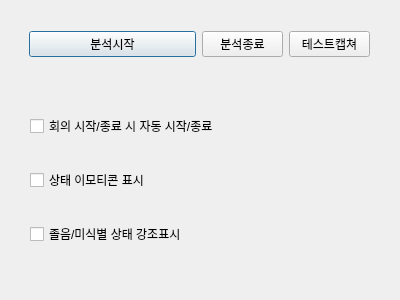
<?xml version="1.0" encoding="UTF-8"?>
<ui version="4.0">
 <class>Dialog</class>
 <widget class="QDialog" name="Dialog">
  <property name="geometry">
   <rect>
    <x>0</x>
    <y>0</y>
    <width>400</width>
    <height>300</height>
   </rect>
  </property>
  <property name="windowTitle">
   <string>온라인 학습자 태도분석</string>
  </property>
  <widget class="QWidget" name="horizontalLayoutWidget">
   <property name="geometry">
    <rect>
     <x>29</x>
     <y>29</y>
     <width>341</width>
     <height>31</height>
    </rect>
   </property>
   <layout class="QHBoxLayout" name="horizontalLayout">
    <item>
     <widget class="QPushButton" name="analysisStartBtn">
      <property name="minimumSize">
       <size>
        <width>167</width>
        <height>0</height>
       </size>
      </property>
      <property name="text">
       <string>분석시작</string>
      </property>
     </widget>
    </item>
    <item>
     <widget class="QPushButton" name="analysisEndBtn">
      <property name="text">
       <string>분석종료</string>
      </property>
     </widget>
    </item>
    <item>
     <widget class="QPushButton" name="captureBtn">
      <property name="text">
       <string>테스트캡쳐</string>
      </property>
     </widget>
    </item>
   </layout>
  </widget>
  <widget class="QWidget" name="verticalLayoutWidget">
   <property name="geometry">
    <rect>
     <x>30</x>
     <y>90</y>
     <width>341</width>
     <height>181</height>
    </rect>
   </property>
   <layout class="QVBoxLayout" name="verticalLayout">
    <item>
     <widget class="QCheckBox" name="autoStartEnd">
      <property name="text">
       <string>회의 시작/종료 시 자동 시작/종료</string>
      </property>
     </widget>
    </item>
    <item>
     <widget class="QCheckBox" name="emoticonBtn">
      <property name="text">
       <string>상태 이모티콘 표시</string>
      </property>
     </widget>
    </item>
    <item>
     <widget class="QCheckBox" name="highlightChkBox">
      <property name="text">
       <string>졸음/미식별 상태 강조표시</string>
      </property>
     </widget>
    </item>
   </layout>
  </widget>
 </widget>
 <resources/>
 <connections/>
</ui>
